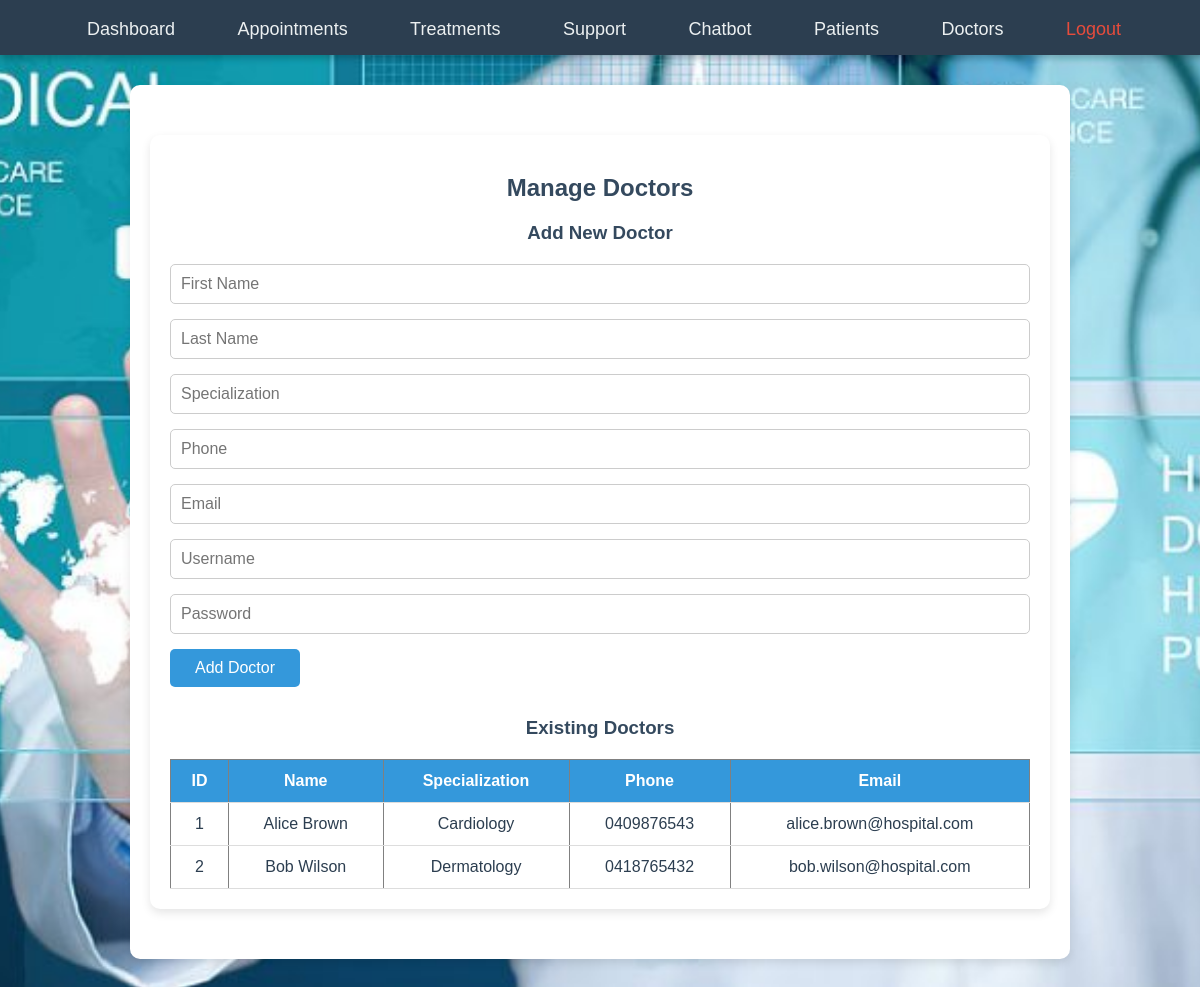
/admin_doctors.php (signed in), run on the app's committed database.
### tables this page shows
CREATE TABLE `doctors` (
  `doctor_id` int(10) UNSIGNED NOT NULL,
  `first_name` varchar(50) DEFAULT NULL COMMENT 'Doctor first name',
  `last_name` varchar(50) DEFAULT NULL COMMENT 'Doctor last name',
  `specialization` varchar(100) DEFAULT NULL COMMENT 'Medical specialty',
  `phone` varchar(15) DEFAULT NULL COMMENT 'Phone',
  `email` varchar(100) DEFAULT NULL COMMENT 'Unique email'
);

### admin_doctors.php (the view, shortened to what this page needs)
<?php
include 'db.php';
include 'navbar.php';
$result = $conn->query("SELECT * FROM doctors");
?>
<div class="content">
<h2>Manage Doctors</h2>
<h3>Add New Doctor</h3>
<form method="post">
<input type="text" name="first_name" placeholder="First Name" required>
<input type="text" name="last_name" placeholder="Last Name" required>
<input type="text" name="specialization" placeholder="Specialization" required>
<input type="text" name="phone" placeholder="Phone" required>
<input type="email" name="email" placeholder="Email" required>
<input type="text" name="username" placeholder="Username" required>
<input type="password" name="password" placeholder="Password" required>
<button type="submit" name="add_doctor">Add Doctor</button>
</form>
<h3>Existing Doctors</h3>
<table border="1" style="width:100%; text-align:center;">
<tr><th>ID</th><th>Name</th><th>Specialization</th><th>Phone</th><th>Email</th></tr>
<?php while($row=$result->fetch_assoc()){
    echo "<tr>";
    echo "<td>".$row['doctor_id']."</td>";
    echo "<td>".$row['first_name']." ".$row['last_name']."</td>";
    echo "<td>".$row['specialization']."</td>";
    echo "<td>".$row['phone']."</td>";
    echo "<td>".$row['email']."</td>";
    echo "</tr>";
} ?>
</table>
</div>

### style.css (style rules this page uses)
body { font-family: 'Segoe UI', Tahoma, Geneva, Verdana, sans-serif; color: #2c3e50; margin: 0; padding: 0; text-align: center; background-image: url('../images/background.jpg'); background-size: cover; background-position: center; background-repeat: no-repeat; background-attachment: fixed; background-color: #f0f0f0; }
.content { max-width: 900px; margin: 30px auto; padding: 20px; background-color: rgba(255,255,255,0.9); border-radius: 10px; box-shadow: 0 4px 8px rgba(0,0,0,0.1); }
h2, h3 { color: #34495e; margin-bottom: 20px; }
form { margin-bottom: 30px; text-align: left; }
form input[type="text"], form input[type="email"], form input[type="password"], form input[type="datetime-local"], form textarea { width: 100%; padding: 10px; margin-bottom: 15px; border-radius: 5px; border: 1px solid #ccc; font-size: 16px; box-sizing: border-box; }
form button { background-color: #3498db; color: #fff; padding: 10px 25px; border: none; border-radius: 5px; font-size: 16px; cursor: pointer; transition: 0.3s; }
table { width: 100%; border-collapse: collapse; margin-top: 20px; text-align: left; }
table th, table td { padding: 12px; border-bottom: 1px solid #ddd; }
table th { background-color: #3498db; color: white; }

### navbar.php (style rules this page uses)
body { text-align: center; font-family: Arial, sans-serif; background-color: #f4f6f7; }
.content { margin: 30px auto; max-width: 900px; padding: 20px; background-color: #fff; border-radius: 10px; box-shadow: 0 4px 10px rgba(0,0,0,0.1); }

### data on the page
doctors: doctor_id "1", first_name "Alice", last_name "Brown", specialization "Cardiology", phone "0409876543", email "alice.brown@hospital.com"
doctors: doctor_id "2", first_name "Bob", last_name "Wilson", specialization "Dermatology", phone "0418765432", email "bob.wilson@hospital.com"
